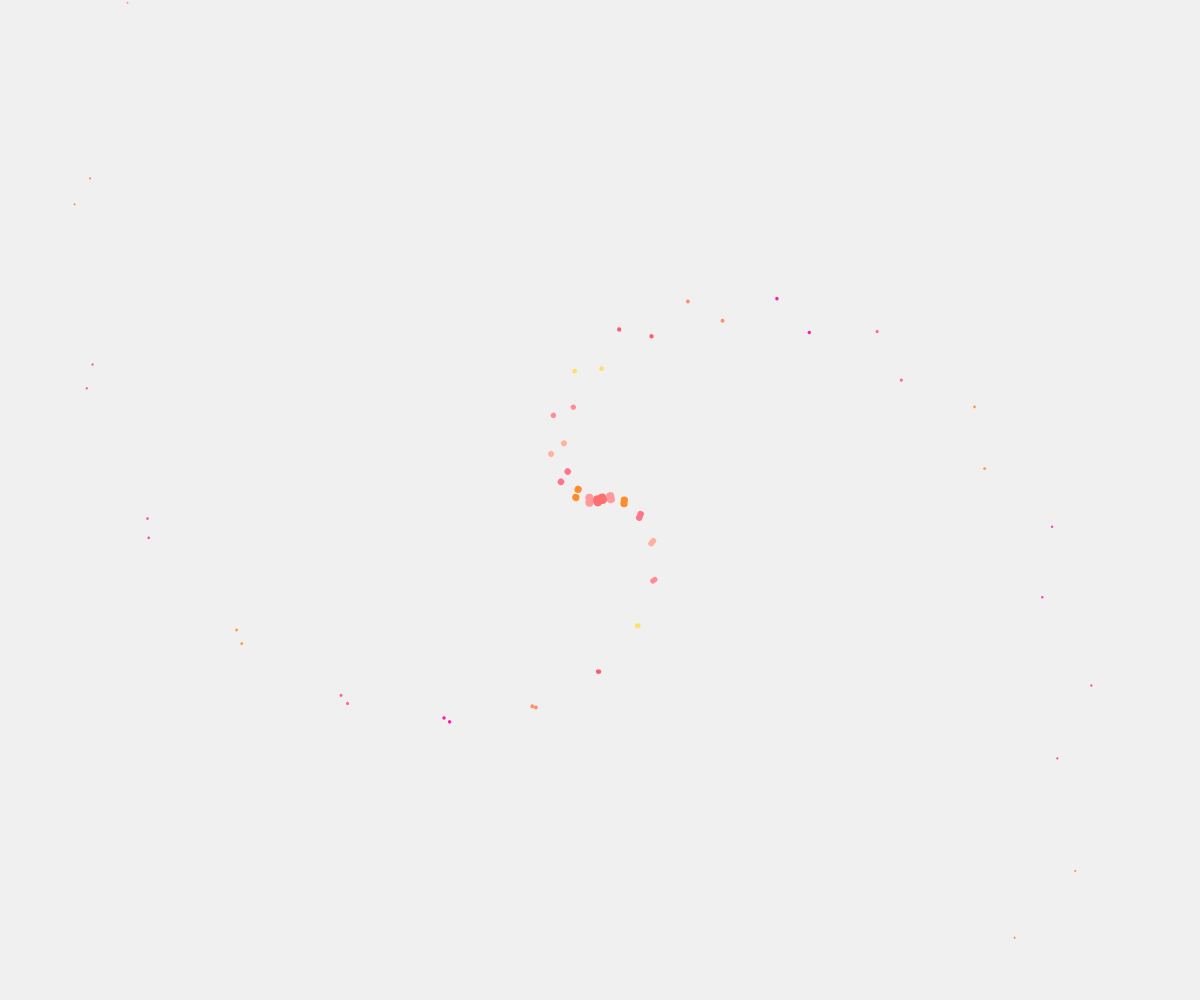
Frame 1 (no input)
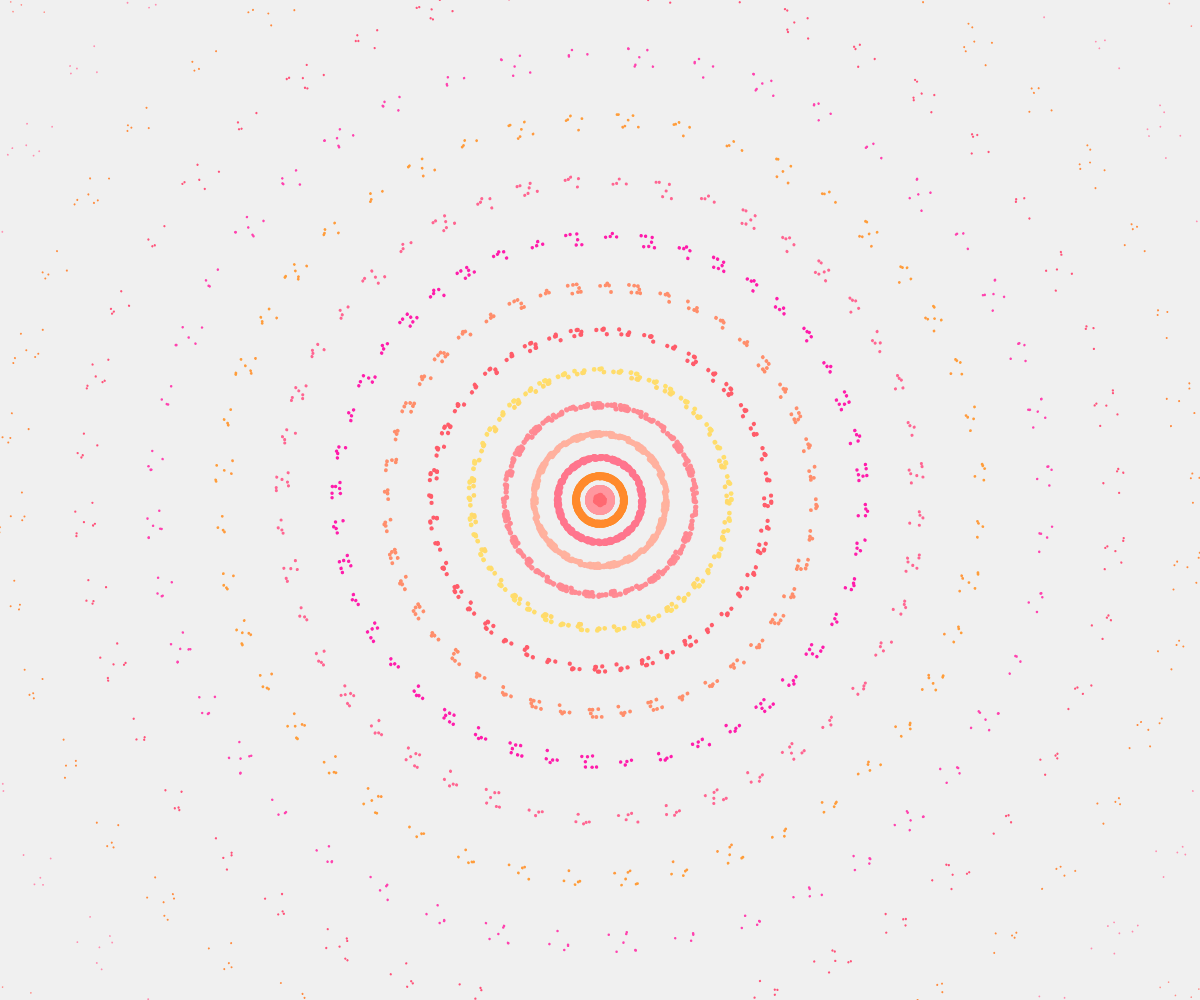
Frame 60 (no input)
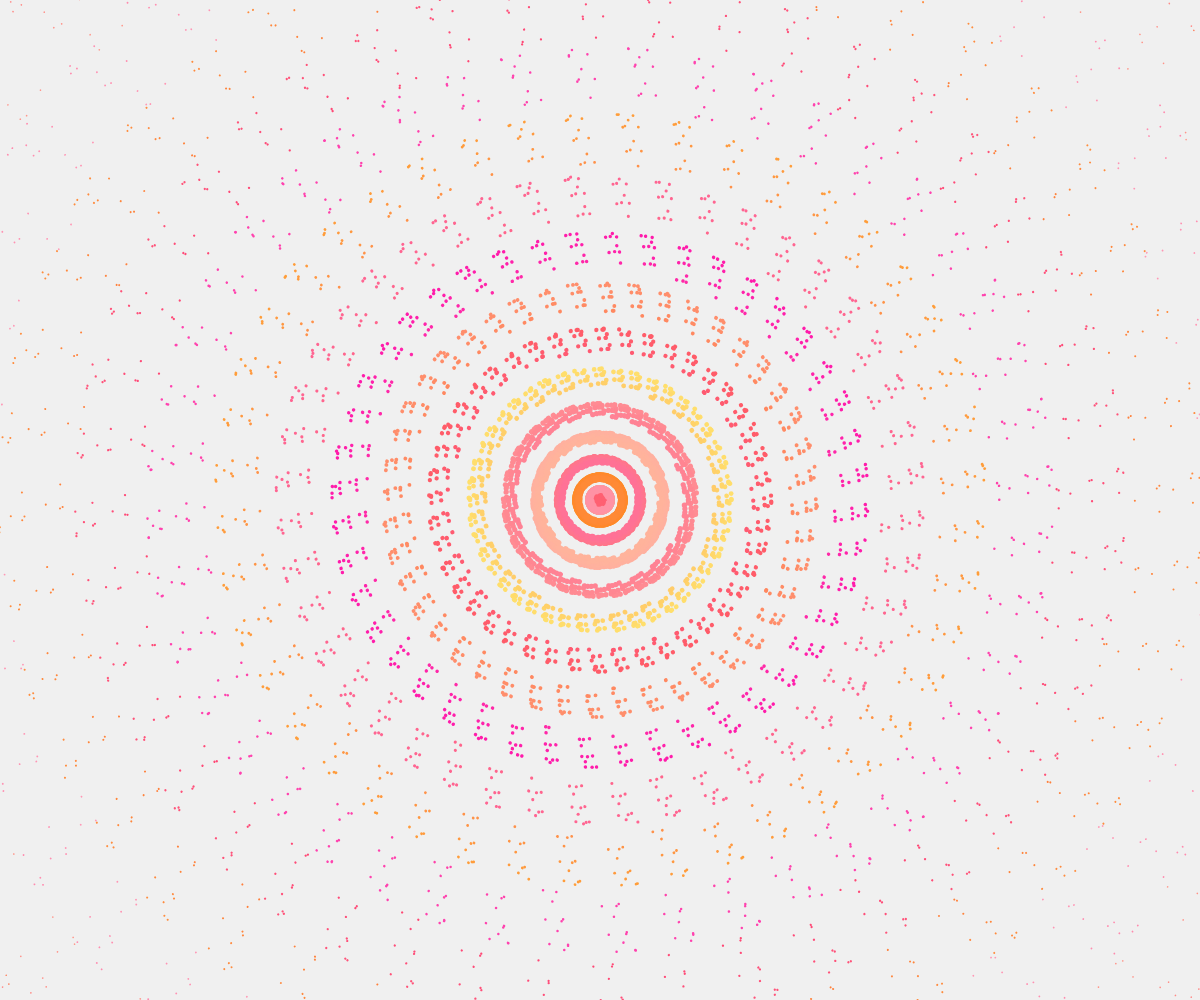
Frame 120 (the mouse pressed at the canvas centre since frame 60)

The p5.js sketch that drew these frames (run headless with seeded random() and noise() and a simulated clock; from frame 60 on, the mouse is pressed at the canvas centre):

// p5.js sketch
// ── sketch.js
const r = 10;
const k = 0.9;

function setup() {
  createCanvas(windowWidth, windowHeight);
  background(240);
}

function draw() {
  noStroke();
  fill(0, 0, 0);
  const init_pos = {x: width/2, y: height/2};
  const randVal = {x: width/2 * noise(frameCount/100), y: 4 * noise(frameCount/1000)};

  push();
  translate(init_pos.x, init_pos.y);
  rotate(frameCount/1);
  for(let i=0; i<1000; i++) {
    fill(255, noise(frameCount/1000 + i+500)*255, noise(frameCount/1000 + i+200)*255);
    const pos = {x: i, y: i**2 * randVal.y};
    if(abs(pos.x) > 0) {
    circle(pos.x, -pos.y, r*k**i);
    rotate(0.1);
    circle(-pos.x, -pos.y, r*k**i);
    rotate(0.1);
    circle(pos.x, pos.y, r*k**i);
    rotate(0.1);
    circle(-pos.x, pos.y, r*k**i);      
    }
  }
  pop();
    
}

function windowResized() {
  resizeCanvas(windowWidth, windowHeight);
}
